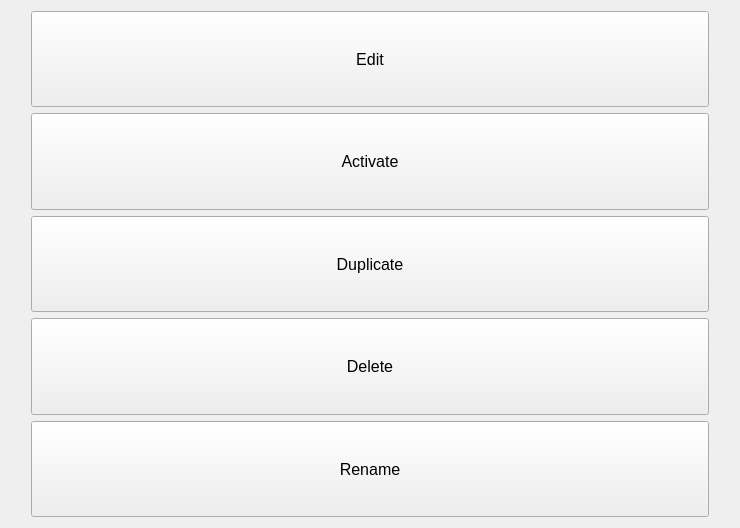
<?xml version="1.0" encoding="UTF-8"?>
<ui version="4.0">
 <class>ProfileActionsScreen</class>
 <widget class="QWidget" name="ProfileActionsScreen">
  <property name="geometry">
   <rect>
    <x>0</x>
    <y>0</y>
    <width>740</width>
    <height>528</height>
   </rect>
  </property>
  <property name="font">
   <font>
    <pointsize>16</pointsize>
   </font>
  </property>
  <property name="windowTitle">
   <string>Form</string>
  </property>
  <layout class="QVBoxLayout" name="verticalLayout">
   <item>
    <layout class="QVBoxLayout" name="buttonLayout">
     <property name="leftMargin">
      <number>20</number>
     </property>
     <property name="rightMargin">
      <number>20</number>
     </property>
     <item>
      <widget class="QPushButton" name="editButton">
       <property name="sizePolicy">
        <sizepolicy hsizetype="Minimum" vsizetype="Minimum">
         <horstretch>0</horstretch>
         <verstretch>0</verstretch>
        </sizepolicy>
       </property>
       <property name="font">
        <font>
         <pointsize>12</pointsize>
        </font>
       </property>
       <property name="text">
        <string>Edit</string>
       </property>
      </widget>
     </item>
     <item>
      <widget class="QPushButton" name="activateButton">
       <property name="sizePolicy">
        <sizepolicy hsizetype="Minimum" vsizetype="Minimum">
         <horstretch>0</horstretch>
         <verstretch>0</verstretch>
        </sizepolicy>
       </property>
       <property name="font">
        <font>
         <pointsize>12</pointsize>
        </font>
       </property>
       <property name="text">
        <string>Activate</string>
       </property>
      </widget>
     </item>
     <item>
      <widget class="QPushButton" name="duplicateButton">
       <property name="sizePolicy">
        <sizepolicy hsizetype="Minimum" vsizetype="Minimum">
         <horstretch>0</horstretch>
         <verstretch>0</verstretch>
        </sizepolicy>
       </property>
       <property name="font">
        <font>
         <pointsize>12</pointsize>
        </font>
       </property>
       <property name="text">
        <string>Duplicate</string>
       </property>
      </widget>
     </item>
     <item>
      <widget class="QPushButton" name="deleteButton">
       <property name="sizePolicy">
        <sizepolicy hsizetype="Minimum" vsizetype="Minimum">
         <horstretch>0</horstretch>
         <verstretch>0</verstretch>
        </sizepolicy>
       </property>
       <property name="font">
        <font>
         <pointsize>12</pointsize>
        </font>
       </property>
       <property name="text">
        <string>Delete</string>
       </property>
      </widget>
     </item>
     <item>
      <widget class="QPushButton" name="renameButton">
       <property name="sizePolicy">
        <sizepolicy hsizetype="Minimum" vsizetype="Minimum">
         <horstretch>0</horstretch>
         <verstretch>0</verstretch>
        </sizepolicy>
       </property>
       <property name="font">
        <font>
         <pointsize>12</pointsize>
        </font>
       </property>
       <property name="text">
        <string>Rename</string>
       </property>
      </widget>
     </item>
    </layout>
   </item>
  </layout>
 </widget>
 <resources/>
 <connections>
  <connection>
   <sender>editButton</sender>
   <signal>clicked()</signal>
   <receiver>ProfileActionsScreen</receiver>
   <slot>navigateToProfileEditor()</slot>
   <hints>
    <hint type="sourcelabel">
     <x>369</x>
     <y>58</y>
    </hint>
    <hint type="destinationlabel">
     <x>369</x>
     <y>263</y>
    </hint>
   </hints>
  </connection>
  <connection>
   <sender>activateButton</sender>
   <signal>clicked()</signal>
   <receiver>ProfileActionsScreen</receiver>
   <slot>activateProfile()</slot>
   <hints>
    <hint type="sourcelabel">
     <x>369</x>
     <y>161</y>
    </hint>
    <hint type="destinationlabel">
     <x>369</x>
     <y>263</y>
    </hint>
   </hints>
  </connection>
  <connection>
   <sender>duplicateButton</sender>
   <signal>clicked()</signal>
   <receiver>ProfileActionsScreen</receiver>
   <slot>duplicateProfile()</slot>
   <hints>
    <hint type="sourcelabel">
     <x>369</x>
     <y>263</y>
    </hint>
    <hint type="destinationlabel">
     <x>369</x>
     <y>263</y>
    </hint>
   </hints>
  </connection>
  <connection>
   <sender>deleteButton</sender>
   <signal>clicked()</signal>
   <receiver>ProfileActionsScreen</receiver>
   <slot>deleteProfile()</slot>
   <hints>
    <hint type="sourcelabel">
     <x>369</x>
     <y>366</y>
    </hint>
    <hint type="destinationlabel">
     <x>369</x>
     <y>263</y>
    </hint>
   </hints>
  </connection>
  <connection>
   <sender>renameButton</sender>
   <signal>clicked()</signal>
   <receiver>ProfileActionsScreen</receiver>
   <slot>renameProfile()</slot>
   <hints>
    <hint type="sourcelabel">
     <x>369</x>
     <y>469</y>
    </hint>
    <hint type="destinationlabel">
     <x>369</x>
     <y>263</y>
    </hint>
   </hints>
  </connection>
 </connections>
 <slots>
  <slot>navigateToProfileEditor()</slot>
  <slot>activateProfile()</slot>
  <slot>duplicateProfile()</slot>
  <slot>deleteProfile()</slot>
  <slot>renameProfile()</slot>
 </slots>
</ui>
